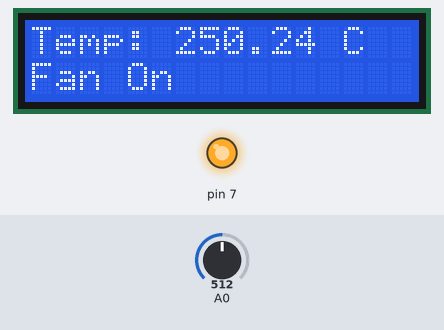
This sketch was run on a simulated Arduino Uno, built with avr-gcc and run on an emulated ATmega328P. Shown: 16×2 character LCD, output pins drawn as LEDs (lit = HIGH). Inputs (shaded band) come from the test bench; at power-on: A0 = 512.

Above: at 1.2 s.
1.3 s: A0 set to 57
At 2.0 s:
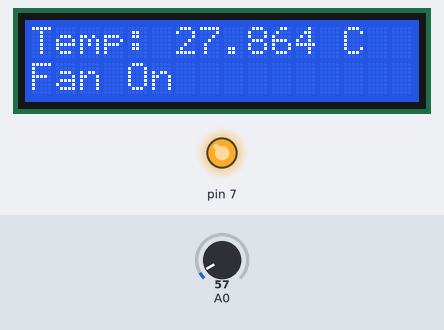
2.8 s: A0 set to 47
At 3.1 s:
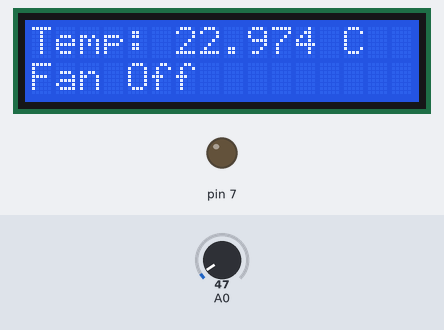
4.3 s: A0 set to 16
At 5.4 s:
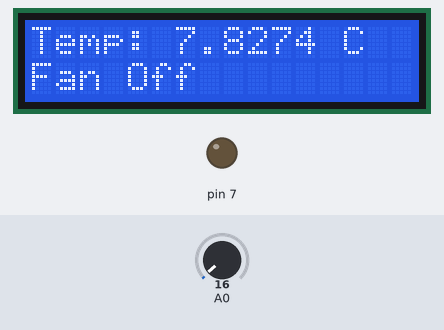
Timing chart, 0 to 7.3 s (numbered marks = the images above; inputs shaded):
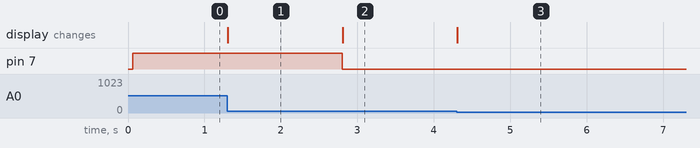

Measured:
- the behaviour switches between 53 and 52 on A0 (found by bisection; images 1 and 2)
- after the input at 1.3 s, the display: changes at once (image 1)
- after the input at 2.8 s, pin 7: HIGH → LOW at once; the display: changes at once (image 2)
- after the input at 4.3 s, the display: changes at once (image 3)

The sketch:

experiment_13.1.ino
```cpp
#include <LiquidCrystal.h>

LiquidCrystal lcd(12, 11, 5, 4, 3, 2);

void setup() {
  Serial.begin(9600);
  pinMode(7, OUTPUT);
  lcd.begin(16, 2);
}

void loop() {

  int val = analogRead(A0);
  float temp = (val * 500.00) / 1023.00;

  lcd.setCursor(0, 0);

  lcd.print("Temp: ");
  lcd.print(temp);
  lcd.setCursor(0, 1);

  if (round(temp) >= 26) {
    digitalWrite(7, HIGH);
    lcd.print("Fan On ");
  } else {
    digitalWrite(7, LOW);
    lcd.print("Fan Off");
  }

  lcd.setCursor(12, 0);
  lcd.print(" C");


}
```
